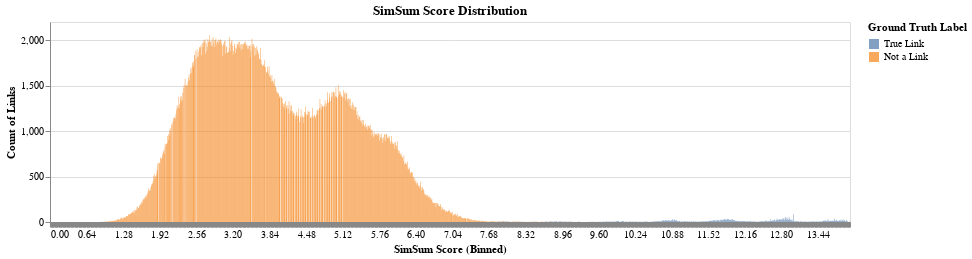

The notebook cell this image was saved under:
### Code cell
legend_selection = alt.selection_multi(fields=["label"], bind="legend")

color_scale = alt.Scale(
    domain=["True Link", "Not a Link"],
    scheme="tableau10",
)

alt.Chart(df_sim_sum_dist, title=f"SimSum Score Distribution").mark_bar(opacity=0.7, binSpacing=0).encode(
    alt.X(
        "simsum:Q",
        bin=alt.Bin(extent=[0, max(df_sim_sum_dist["simsum"])], step=0.01),
        axis=alt.Axis(tickCount=5, title="SimSum Score (Binned)"),
    ),
    alt.Y("count", stack=None, axis=alt.Axis(title="Count of Links")),
    alt.Color(
        "label",
        scale=color_scale,
        legend=alt.Legend(title="Ground Truth Label"),
    ),
    opacity=alt.condition(legend_selection, alt.value(0.7), alt.value(0.2)),
    tooltip=[
        alt.Tooltip("simsum", title="SimSum Score"),
        alt.Tooltip("label", title="Ground Truth"),
        alt.Tooltip("count", title="Count of Links"),
    ],
).properties(
    height=200, width=800
).add_selection(legend_selection).interactive()

### Figure 1 — Vega-Lite specification as saved in the notebook (floating-point values rounded to 4 significant figures; data arrays with more than 128 entries replaced by an {"elided": "..."} marker saying what was removed)
{"config": {"view": {"continuousWidth": 400, "continuousHeight": 300}}, "data": {"name": "data-5e700bc3ff242be1e3287f9f3768e200"}, "mark": {"type": "bar", "binSpacing": 0, "opacity": 0.7}, "encoding": {"color": {"type": "nominal", "field": "label", "legend": {"title": "Ground Truth Label"}, "scale": {"domain": ["True Link", "Not a Link"], "scheme": "tableau10"}}, "opacity": {"condition": {"value": 0.7, "selection": "selector001"}, "value": 0.2}, "tooltip": [{"type": "quantitative", "field": "simsum", "title": "SimSum Score"}, {"type": "nominal", "field": "label", "title": "Ground Truth"}, {"type": "quantitative", "field": "count", "title": "Count of Links"}], "x": {"type": "quantitative", "axis": {"tickCount": 5, "title": "SimSum Score (Binned)"}, "bin": {"extent": [0, 14.0], "step": 0.01}, "field": "simsum"}, "y": {"type": "quantitative", "axis": {"title": "Count of Links"}, "field": "count", "stack": null}}, "height": 200, "selection": {"selector001": {"type": "multi", "fields": ["label"], "bind": "legend"}, "selector002": {"type": "interval", "bind": "scales", "encodings": ["x", "y"]}}, "title": "SimSum Score Distribution", "width": 800, "$schema": "https://vega.github.io/schema/vega-lite/v4.8.1.json", "datasets": {"data-5e700bc3ff242be1e3287f9f3768e200": {"elided": "1414 records"}}}
